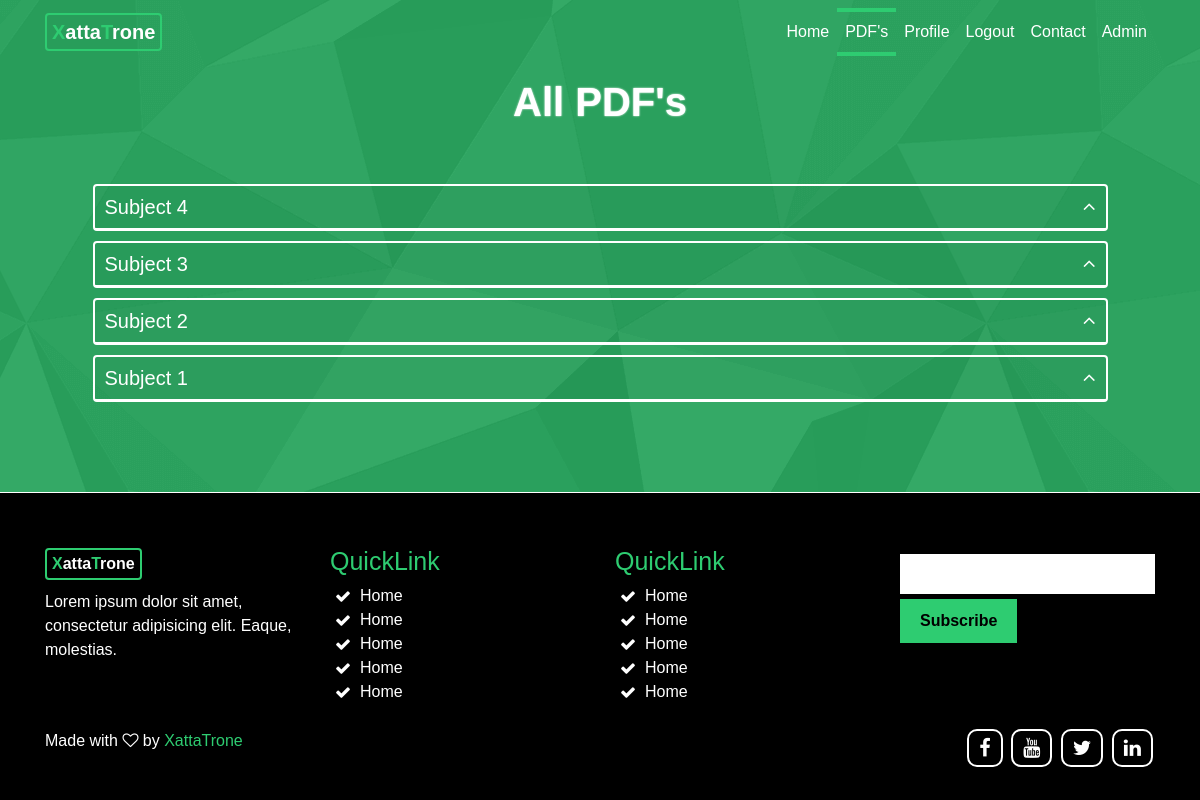
/content.php (signed in), run on the app's committed database.
### tables this page shows
CREATE TABLE `table_subject` (
  `id` int(11) NOT NULL AUTO_INCREMENT,
  `subName` varchar(255) NOT NULL,
  `subCode` varchar(10) NOT NULL,
  PRIMARY KEY (`id`)
);

### lib/Database.php (called while the page is built, shortened)
<?php
class Database{
	public $host = DB_HOST;
	public $user = DB_USER;
	public $pass = DB_PASS;
	public $db   = DB_NAME;
	public $link;
	private function connectDB(){
		$this->link = new mysqli($this->host, $this->user, $this->pass, $this->db);
	}
	public function select($query){
		$result = $this->link->query($query) or die($this->link->error.__LINE__);
		if ($result->num_rows>0) {
			return $result;
		}else{
			return false;
		}
	}
}
?>

### classes/Subject.php (called while the page is built, shortened)
<?php
	$filepath = realpath(dirname(__FILE__));
	include_once ($filepath.'/../lib/Database.php');
class Subject{
	private $db;
	function __construct(){
		$this->db = new Database();
	}
	public function getAllSubject(){
		$query = "SELECT * FROM table_subject ORDER BY id DESC";
		$result = $this->db->select($query);
		return $result;
	}
}
?>

### content.php (the view, shortened to what this page needs)
<?php include 'inc/header.php'; ?>
<?php
	$getAllSubject  = $subject->getAllSubject();
 ?>
	<div class="section-padding">
		<div class="container">
			<div class="row">
				<div class="col-md-12">
					<div class="section-title">
						<h2>All PDF's</h2>
					</div>
				</div>
			</div>
			<div class="row">
				<div class="col-md-11 mx-auto">
					<div class="recent-pdf-all">
						<div id="accordion" role="tablist" aria-multiselectable="true">
<?php
	if ($getAllSubject) {
		foreach ($getAllSubject as $singleSubject) { ?>
							<div class="card">
								<div class="card-header" role="tab" id="heading<?php echo $singleSubject['id']; ?>">
									<h5 class="mb-0">
										<a data-toggle="collapse" data-parent="#accordion" href="#collapse<?php echo $singleSubject['id']; ?>" aria-expanded="true" aria-controls="collapse<?php echo $singleSubject['id']; ?>">
											<?php echo $singleSubject['subName']; ?>
											<i class="fa fa-angle-up"></i> <i class="fa fa-angle-down"></i>
										</a>
									</h5>
								</div>
							</div>
<?php		}
}
 ?>
						</div>
					</div>
				</div>
			</div>
		</div>
	</div>
<?php include 'inc/footer.php'; ?>

### css/style.css (style rules this page uses)
html,body { font-size: 16px; background: #000; font-family: sans-serif; height: 100%; position: relative; width: 100%; color: #fff; }
a { color: #fff; }
.recent-docs, .single-pdf-section-padding, .section-padding, .login-register-area { background-image: url("../img/bg theme.png"); background-color: rgba(46, 204, 113,0.8); background-repeat: repeat; background-attachment: fixed; padding: 50px 0px; }
.section-padding { padding: 80px 0; }
.section-title h2 { color: #fff; font-size: 40px; font-weight: bold; margin-bottom: 50px; text-align: center; text-shadow: 0 0 2px #fff; }
.card { background: transparent none repeat scroll 0 0; border: 2px solid #fff; margin: 10px auto; }
.card h5 a { display: block; padding: 10px; }
.recent-pdf-all .card-header { padding: 0; border-bottom: 1px solid #fff; }
.card h5 a i.fa { float: right; display: none; }
.recent-pdf-all .card-header a[aria-expanded="true"] .fa-angle-up { display: block; }

### data on the page
table_subject: subName "Subject 4"
table_subject: subName "Subject 3"
table_subject: subName "Subject 2"
table_subject: subName "Subject 1"
